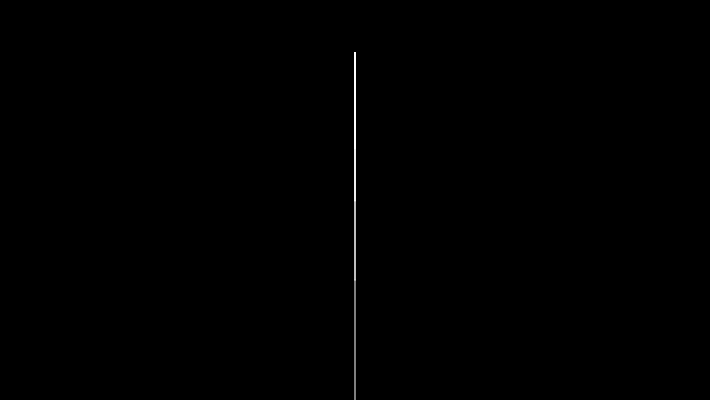
Frame 1 (no input)
Frame 60 (no input): identical to frame 1, image omitted
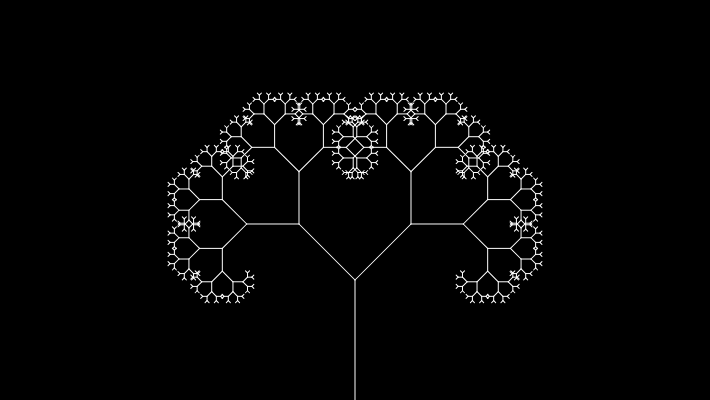
Frame 120 (the mouse pressed at the canvas centre since frame 60)

The p5.js sketch that drew these frames (run headless with seeded random() and noise() and a simulated clock; from frame 60 on, the mouse is pressed at the canvas centre):

// p5.js sketch
// ── sketch.js
let theta;

function setup() {
  createCanvas(710, 400);
}

function draw() {
  background(0);
  frameRate(30);
  stroke(255);
  // Let's pick an angle 0 to 90 degrees based on the mouse position
  let a = (mouseX / width) * 90;
  // Convert it to radians
  theta = radians(a);
  // Start the tree from the bottom of the screen
  translate(width/2,height);
  // Draw a line 120 pixels
  line(0,0,0,-120);
  // Move to the end of that line
  translate(0,-120);
  // Start the recursive branching!
  branch(120);

}

function branch(h) {
  // Each branch will be 2/3rds the size of the previous one
  // reduced by 33%
  h *= 0.66;

  // All recursive functions must have an exit condition!!!!
  // Here, ours is when the length of the branch is 2 pixels or less
  if (h > 2) {
    push();    // Save the current state of transformation (i.e. where are we now)
    rotate(theta);   // Rotate by theta
    line(0, 0, 0, -h);  // Draw the branch
    translate(0, -h); // Move to the end of the branch
    branch(h);       // Ok, now call myself to draw two new branches!!
    pop();     // Whenever we get back here, we "pop" in order to restore the previous matrix state

    // Repeat the same thing, only branch off to the "left" this time!
    push();
    rotate(-theta);
    line(0, 0, 0, -h);
    translate(0, -h);
    branch(h);
    pop();
  }
}
